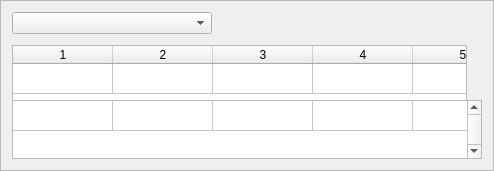
<?xml version="1.0" encoding="UTF-8"?>
<ui version="4.0">
 <class>wdgObjects</class>
 <widget class="QFrame" name="wdgObjects">
  <property name="geometry">
   <rect>
    <x>0</x>
    <y>0</y>
    <width>490</width>
    <height>171</height>
   </rect>
  </property>
  <property name="windowTitle">
   <string>Frame</string>
  </property>
  <property name="frameShape">
   <enum>QFrame::StyledPanel</enum>
  </property>
  <property name="frameShadow">
   <enum>QFrame::Sunken</enum>
  </property>
  <layout class="QVBoxLayout" name="verticalLayout">
   <item>
    <widget class="QComboBox" name="cmbFilterCensor">
     <property name="maximumSize">
      <size>
       <width>200</width>
       <height>16777215</height>
      </size>
     </property>
    </widget>
   </item>
   <item>
    <widget class="QWidget" name="wdgObjectsTable" native="true">
     <layout class="QVBoxLayout" name="verticalLayout_2">
      <property name="spacing">
       <number>0</number>
      </property>
      <property name="margin">
       <number>0</number>
      </property>
      <item>
       <widget class="QTableWidget" name="tblFilters">
        <property name="sizePolicy">
         <sizepolicy hsizetype="Fixed" vsizetype="Fixed">
          <horstretch>0</horstretch>
          <verstretch>0</verstretch>
         </sizepolicy>
        </property>
        <property name="minimumSize">
         <size>
          <width>455</width>
          <height>60</height>
         </size>
        </property>
        <property name="maximumSize">
         <size>
          <width>455</width>
          <height>50</height>
         </size>
        </property>
        <property name="verticalScrollBarPolicy">
         <enum>Qt::ScrollBarAlwaysOff</enum>
        </property>
        <property name="horizontalScrollBarPolicy">
         <enum>Qt::ScrollBarAlwaysOff</enum>
        </property>
        <property name="editTriggers">
         <set>QAbstractItemView::NoEditTriggers</set>
        </property>
        <property name="rowCount">
         <number>1</number>
        </property>
        <property name="columnCount">
         <number>5</number>
        </property>
        <attribute name="horizontalHeaderVisible">
         <bool>true</bool>
        </attribute>
        <attribute name="horizontalHeaderHighlightSections">
         <bool>false</bool>
        </attribute>
        <attribute name="verticalHeaderVisible">
         <bool>false</bool>
        </attribute>
        <attribute name="verticalHeaderHighlightSections">
         <bool>false</bool>
        </attribute>
        <row/>
        <column/>
        <column/>
        <column/>
        <column/>
        <column/>
       </widget>
      </item>
      <item>
       <widget class="QTableWidget" name="tblObjects">
        <property name="sizePolicy">
         <sizepolicy hsizetype="Fixed" vsizetype="Maximum">
          <horstretch>0</horstretch>
          <verstretch>0</verstretch>
         </sizepolicy>
        </property>
        <property name="minimumSize">
         <size>
          <width>470</width>
          <height>50</height>
         </size>
        </property>
        <property name="maximumSize">
         <size>
          <width>470</width>
          <height>75</height>
         </size>
        </property>
        <property name="verticalScrollBarPolicy">
         <enum>Qt::ScrollBarAlwaysOn</enum>
        </property>
        <property name="horizontalScrollBarPolicy">
         <enum>Qt::ScrollBarAlwaysOff</enum>
        </property>
        <property name="editTriggers">
         <set>QAbstractItemView::NoEditTriggers</set>
        </property>
        <property name="alternatingRowColors">
         <bool>true</bool>
        </property>
        <property name="rowCount">
         <number>1</number>
        </property>
        <property name="columnCount">
         <number>5</number>
        </property>
        <attribute name="horizontalHeaderVisible">
         <bool>false</bool>
        </attribute>
        <attribute name="horizontalHeaderCascadingSectionResizes">
         <bool>true</bool>
        </attribute>
        <attribute name="horizontalHeaderStretchLastSection">
         <bool>true</bool>
        </attribute>
        <attribute name="verticalHeaderVisible">
         <bool>false</bool>
        </attribute>
        <attribute name="verticalHeaderHighlightSections">
         <bool>true</bool>
        </attribute>
        <row>
         <property name="text">
          <string/>
         </property>
        </row>
        <column/>
        <column/>
        <column/>
        <column/>
        <column/>
        <item row="0" column="0">
         <property name="text">
          <string> </string>
         </property>
        </item>
        <item row="0" column="1">
         <property name="text">
          <string/>
         </property>
        </item>
       </widget>
      </item>
     </layout>
    </widget>
   </item>
  </layout>
 </widget>
 <resources/>
 <connections/>
</ui>
